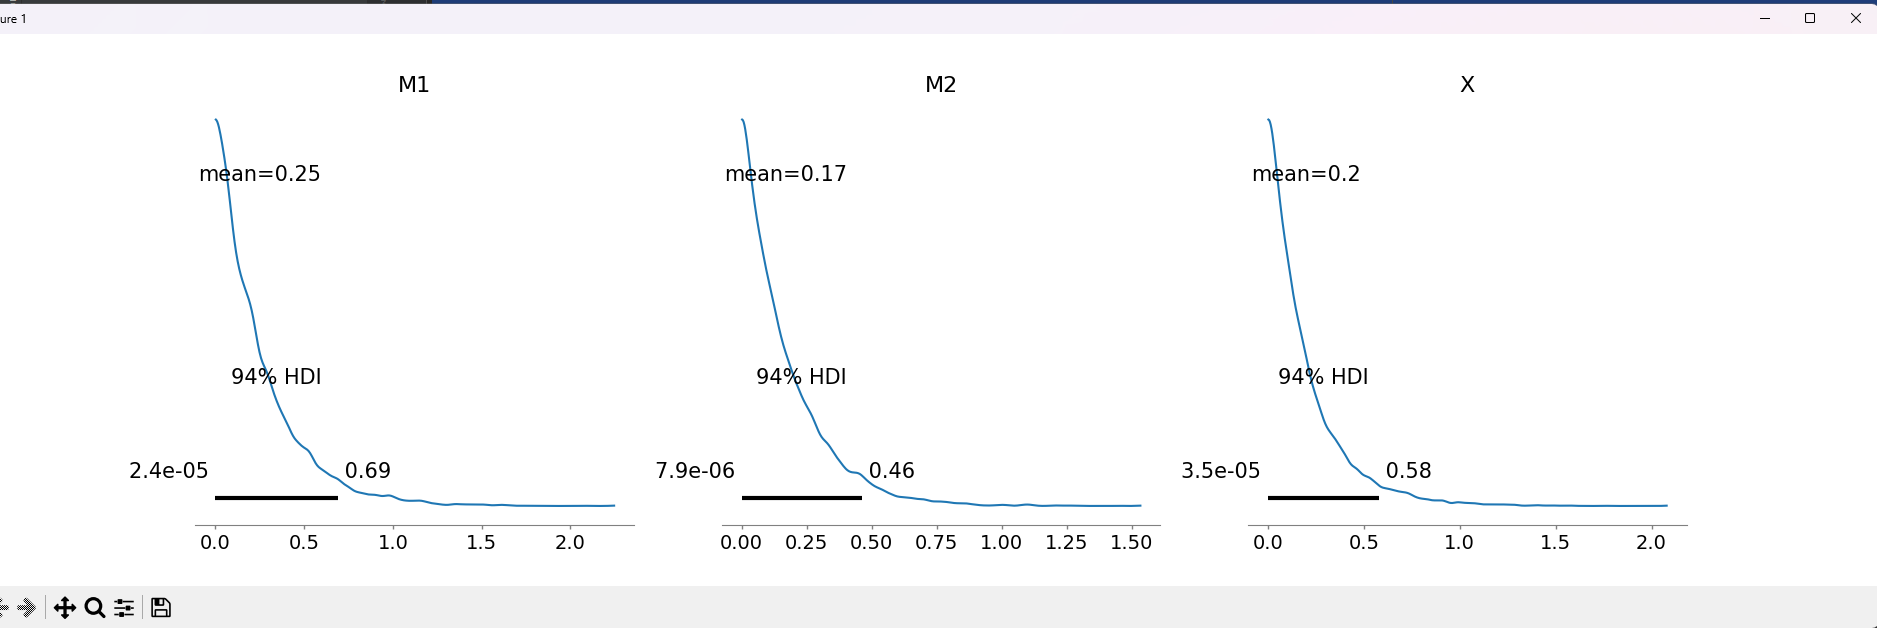

Python code for this plot:
import numpy as np
from scipy import stats

import matplotlib.pyplot as plt
import arviz as az
import random

np.random.seed(1)

m1 = stats.expon.rvs(0, 1/4, size=10000)
m2 = stats.expon.rvs(0, 1/6, size=10000)

x = []

for i in range(10000):
    y = random.randint(0, 100)
    if y < 40:
        x.append(stats.expon.rvs(0, 1/4, 1)[0])
    else:
        x.append(stats.expon.rvs(0, 1/6, 1)[0])

az.plot_posterior({'M1': m1, 'M2': m2, 'X': x})
plt.show()
